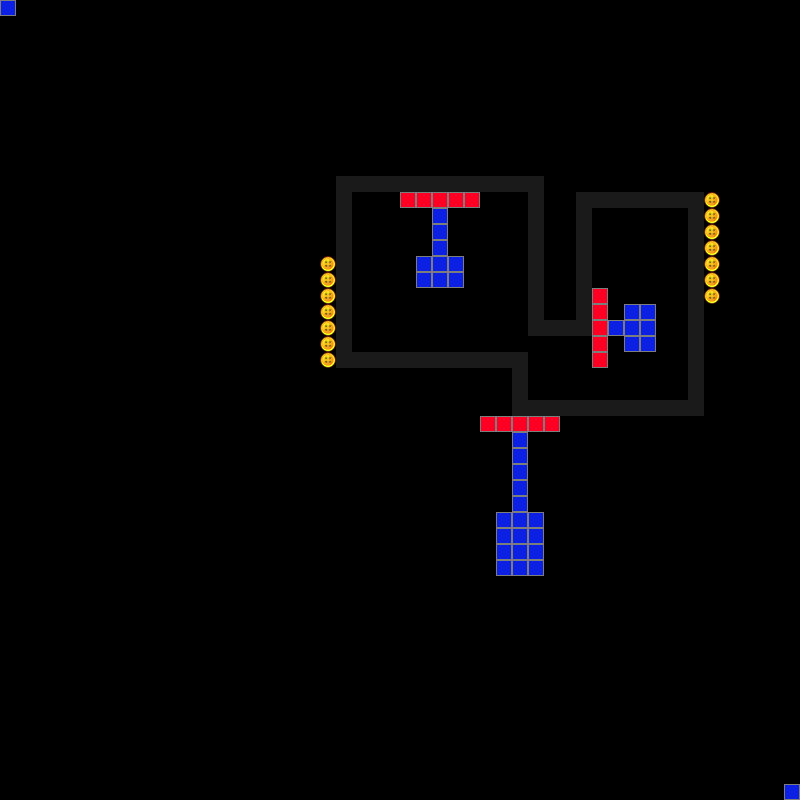

Rendered tile map (Tiled .tmx) drawn with the repository's tilesets; below, a short description and the map source with its tile grids summarised:
An orthogonal 50x50 tile map with 16x16 px tiles, 1 tile layer (Tile Layer 1) and 1 object.

<map version="1.0" orientation="orthogonal" width="50" height="50" tilewidth="16" tileheight="16">
 <tileset firstgid="1" name="Simple" tilewidth="16" tileheight="16">
  <image source="simpleAtlas.png" width="128" height="128" />
 </tileset>
 <layer name="Tile Layer 1" width="50" height="50">
  <data>[2500 cells, 152 non-empty, 4 distinct tile ids]</data>
 </layer>
 <objectgroup name="Object Layer 1" width="50" height="50">
  <object x="456" y="184">
   <polyline points="0,0 16,0 32,0 48,0 64,0 80,0 80,16 80,32 80,48 80,64 80,80 80,96 80,112 80,128 80,144 96,144 112,144 128,144 128,128 128,112 128,96 128,80 128,64 128,48 128,32 128,16 144,16 160,16 176,16 192,16 208,16 224,16 240,16 240,32 240,48 240,64 240,80 240,96 240,112 240,128 240,144 240,160 240,176 240,192 240,208 240,224 224,224 208,224 192,224 176,224 160,224 144,224 128,224 112,224 96,224 80,224 64,224 64,208 64,192 64,176 48,176 32,176 16,176 0,176 -16,176 -32,176 -48,176 -64,176 -80,176 -96,176 -112,176 -112,160 -112,144 -112,128 -112,112 -112,96 -112,80 -112,64 -112,48 -112,32 -112,16 -112,0 -96,0 -80,0 -64,0 -48,0 -32,0 -16,0 0,0" />
  </object>
 </objectgroup>
</map>
